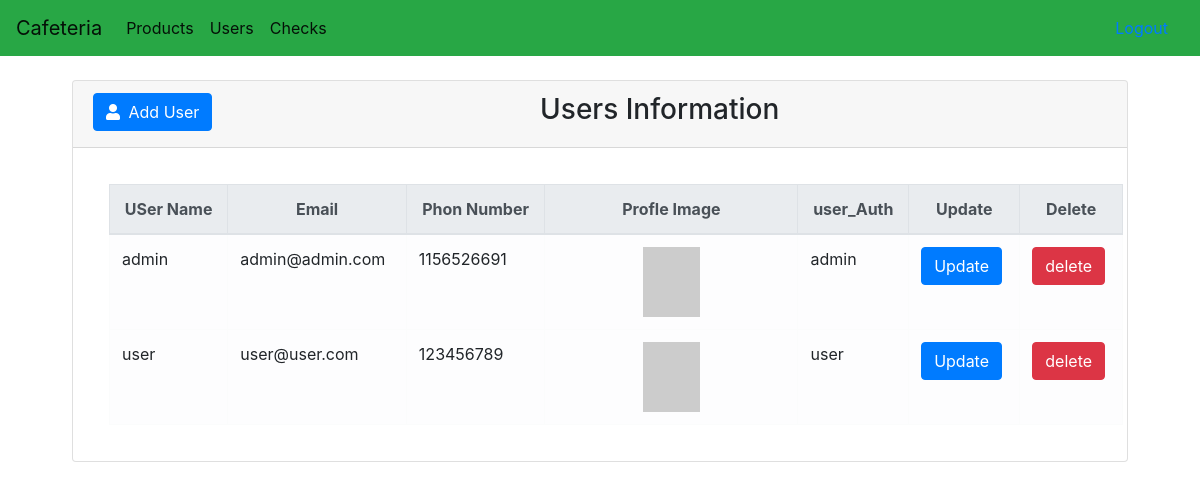
The page /admin_part/all_users.php on the database its author committed.
### tables this page shows
CREATE TABLE `users` (
  `Id` int(11) NOT NULL,
  `user_name` varchar(50) DEFAULT NULL,
  `user_email` varchar(50) DEFAULT NULL,
  `user_password` varchar(50) DEFAULT NULL,
  `user_profile_picture` varchar(50) DEFAULT NULL,
  `user_phone` int(25) DEFAULT NULL,
  `user_type` enum('admin','user') DEFAULT 'user'
);

### admin_part/DataManipulation.php (called while the page is built, shortened)
<?php
    class IUD
    {
        public $dbinfo;
        public $userinfo;
        public $dbpass;
        public $dbconn;
        public function __construct($ginfo, $guserinfo, $gpass)
        {
            $this->dbinfo = $ginfo;
            $this->userinfo = $guserinfo;
        }
        public function connDatabase()
        {
            $this->dbconn = new PDO($this->dbinfo, $this->userinfo, $this->dbpass);
            return $this->dbconn;
        }
        public function selectData($tableName)
        {
            $query = "SELECT * FROM  $tableName ";
            $preparData = $this->dbconn->prepare($query);
            $result = $preparData->execute();
            $users = $preparData->fetchAll();
            return $users;
        }
    }

### admin_part/all_users.php (the view, shortened to what this page needs)
<?php
require("DataManipulation.php");
include 'header.php';
$userinfo = "mysql:dbname=cafeteria;host=localhost";
$username = "root";
$userpass = "";
$newconn = new IUD($userinfo, $username, $userpass);
$connect = $newconn->connDatabase();
?>
<!DOCTYPE html>
<html lang="en">
<head>
    <link rel="stylesheet" href="css/style.css">
    <link rel="stylesheet" href="css/bootstrap.css">
</head>
<body>
    <div class="contaner ">
        <div class="row">
            <div class="col-md ml-5 mr-5">
                <div class="card m-4">
                    <div class="card-header text-center">
                        <button class="btn btn-primary  float-left" data-toggle="modal" data-target="#user-modal">
                            <span class="fa fa-user mr-1">
                            </span> Add User</button>
                        <h3>Users Information</h3>
                    </div>
                    <div class="card-body">
                        <table class="table table-light table-hover table-bordered mx-3 mt-3 ">
                            <thead class="thead-light text-center ">
                                <tr>
                                    <th>USer Name</th>
                                    <th>Email</th>
                                    <th>Phon Number</th>
                                    <th>Profle Image</th>
                                    <th>user_Auth</th>
                                    <th>Update</th>
                                    <th>Delete</th>
                                </tr>
                            </thead>
                            <?php
                            if ($connect) {
                                $users = $newconn->selectData("users");
                                foreach ($users as  $value) {
                            ?>
                                    <tr>
                                        <td><?php echo $value["user_name"];  ?></td>
                                        <td><?php echo $value["user_email"];  ?></td>
                                        <td><?php echo $value["user_phone"];  ?></td>
                                        <td class="text-center w-25"> <img class="img w-25 " src="<?php echo $value["user_profile_picture"];  ?>" alt="<?php echo $value["user_profile_picture"]; ?>"></td>
                                        <td><?php echo $value["user_type"];  ?></td>
                                        <td><a href="userUpdate.php?update-id=<?php echo $value["Id"]; ?>" class="btn btn-primary" name="Update">Update</td>
                                        <td><a href="all_users.php?delete-id=<?php echo $value["Id"]; ?>" class="btn btn-danger" name="delete">delete</td>
                                    </tr>
                            <?php
                                }
                            } else {
                                echo "the fatal error";
                            }
                            ?>
                        </table>
                    </div>
                </div>
            </div>
        </div>
    </div>
</body>
</html>

### admin_part/style.css (style rules this page uses)
* { margin: 0; padding: 0; box-sizing: border-box; }
img { width: 70px; height: 70px; }

### rows shown on the page
users: user_name "admin", user_email "admin@admin.com", user_phone "1156526691", user_type "admin"
users: user_name "user", user_email "user@user.com", user_phone "123456789", user_type "user"
